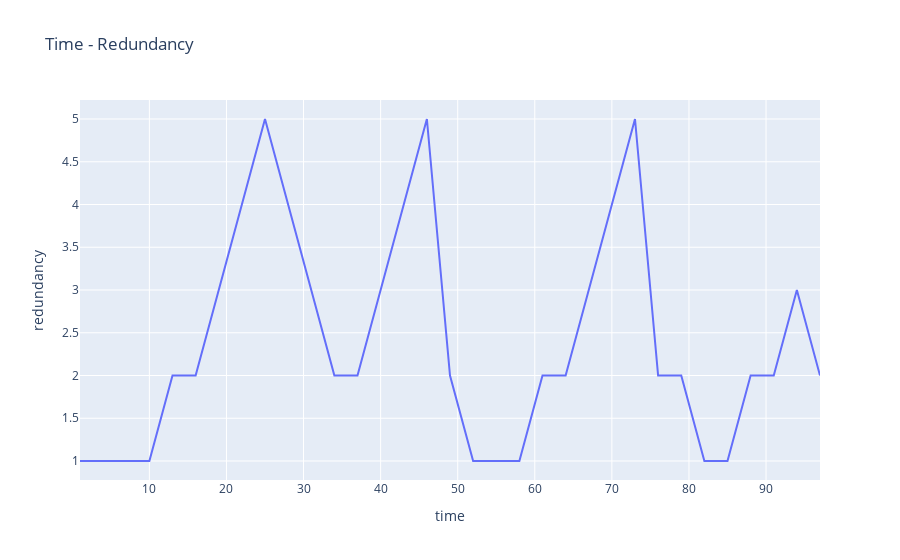
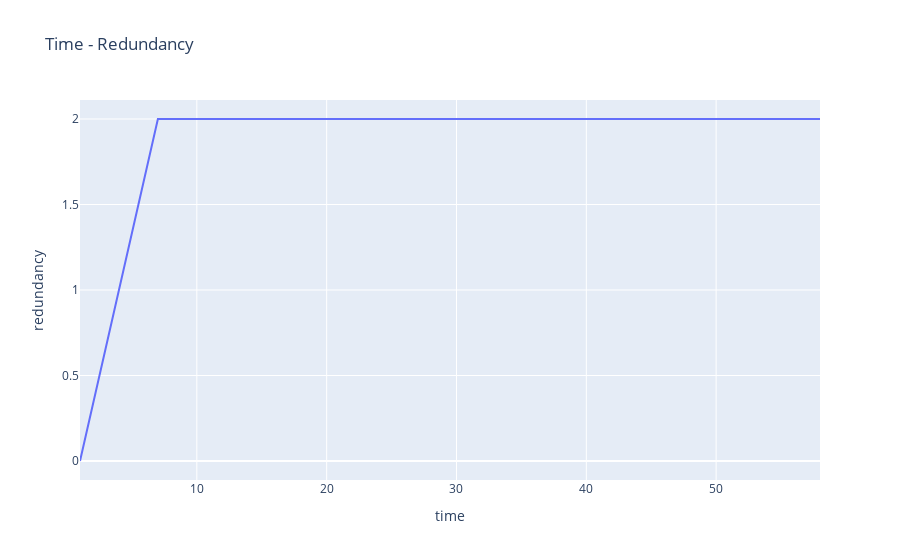

These figures' notebook cell, in order:
### Code cell
# dfs = {"df1" : df, "df2": df2}
# fig = go.Figure()
# for i in dfs:
#     fig = fig.add_trace(go.Scatter(x = dfs[i]["time"],
#                                    y = dfs[i]["redundancy"], 
#                                    name = i))
# fig.show()
fig = px.line(df.query("type=='send'"), x="time", y="redundancy", title='Time - Redundancy')
fig.show()
fig = px.line(df2.query("type=='send'"), x="time", y="redundancy", title='Time - Redundancy')
fig.show()

### Figure 1 — Plotly figure (JSON) as saved in the notebook; plotly's stock layout.template omitted (floating-point values rounded to 4 significant figures)
{"data": [{"hovertemplate": "time=%{x}<br>redundancy=%{y}<extra></extra>", "legendgroup": "", "line": {"color": "#636efa", "dash": "solid"}, "marker": {"symbol": "circle"}, "mode": "lines", "name": "", "orientation": "v", "showlegend": false, "type": "scatter", "x": [1, 4, 7, 10, 13, 16, 19, 22, 25, 28, 31, 34, 37, 40, 43, 46, 49, 52, 55, 58, 61, 64, 67, 70, 73, 76, 79, 82, 85, 88, 91, 94, 97], "xaxis": "x", "y": [1, 1, 1, 1, 2, 2, 3, 4, 5, 4, 3, 2, 2, 3, 4, 5, 2, 1, 1, 1, 2, 2, 3, 4, 5, 2, 2, 1, 1, 2, 2, 3, 2], "yaxis": "y"}], "layout": {"autosize": true, "legend": {"tracegroupgap": 0}, "title": {"text": "Time - Redundancy"}, "xaxis": {"anchor": "y", "autorange": true, "domain": [0, 1], "range": [1, 97], "title": {"text": "time"}, "type": "linear"}, "yaxis": {"anchor": "x", "autorange": true, "domain": [0, 1], "range": [0.7778, 5.222], "title": {"text": "redundancy"}, "type": "linear"}}}

### Figure 2 — Plotly figure (JSON) as saved in the notebook; plotly's stock layout.template omitted (floating-point values rounded to 4 significant figures)
{"data": [{"hovertemplate": "time=%{x}<br>redundancy=%{y}<extra></extra>", "legendgroup": "", "line": {"color": "#636efa", "dash": "solid"}, "marker": {"symbol": "circle"}, "mode": "lines", "name": "", "orientation": "v", "showlegend": false, "type": "scatter", "x": [1, 4, 7, 10, 13, 16, 19, 22, 25, 28, 31, 34, 37, 40, 43, 46, 49, 52, 55, 58], "xaxis": "x", "y": [0, 1, 2, 2, 2, 2, 2, 2, 2, 2, 2, 2, 2, 2, 2, 2, 2, 2, 2, 2], "yaxis": "y"}], "layout": {"autosize": true, "legend": {"tracegroupgap": 0}, "title": {"text": "Time - Redundancy"}, "xaxis": {"anchor": "y", "autorange": true, "domain": [0, 1], "range": [1, 58], "title": {"text": "time"}, "type": "linear"}, "yaxis": {"anchor": "x", "autorange": true, "domain": [0, 1], "range": [-0.1111, 2.111], "title": {"text": "redundancy"}, "type": "linear"}}}
